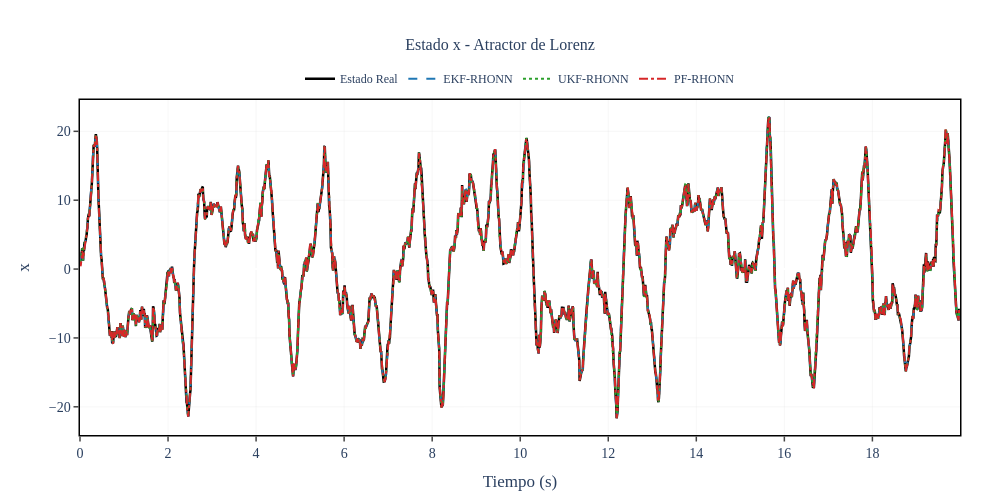
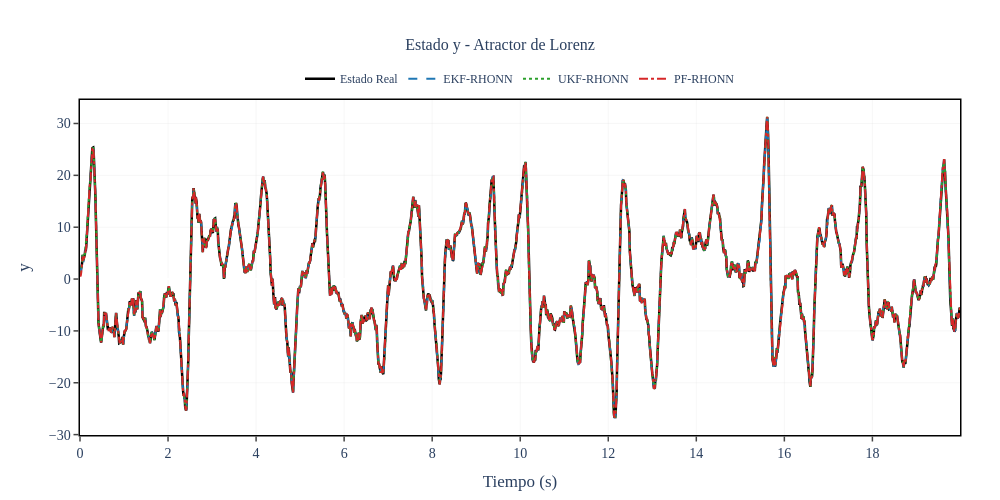
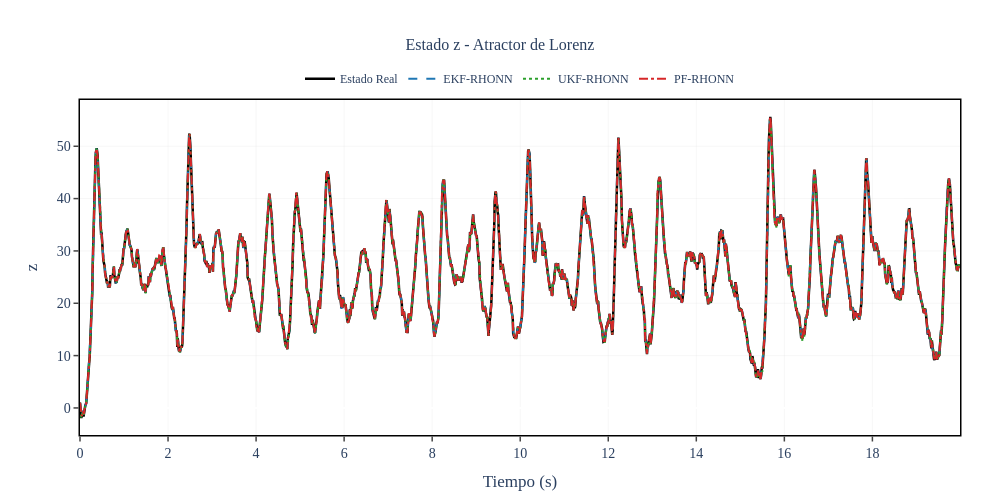
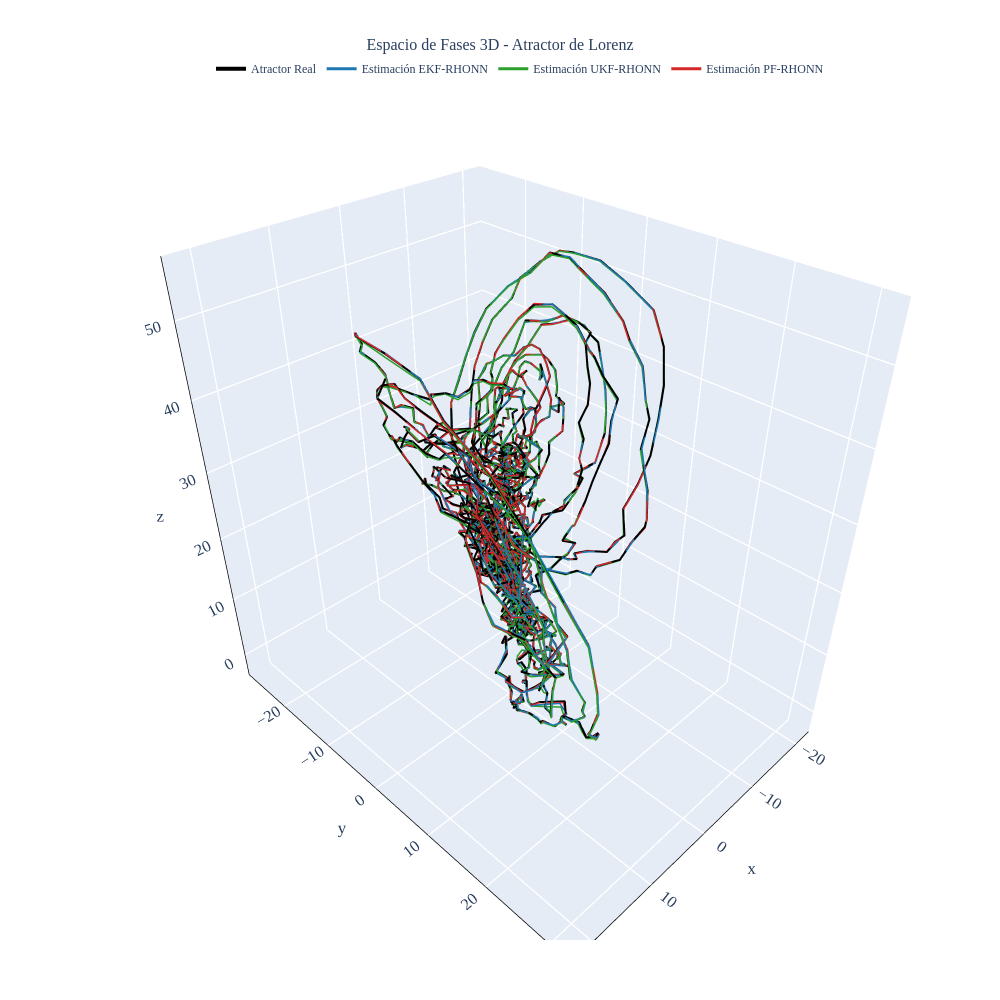

These figures' notebook cell, in order:
### Code cell
# ============================================================
    # 6) Visualización - Formato Tesis
    # ============================================================
    
    # Configuración de formato para tesis
    thesis_config = {
        'font_family': 'Computer Modern, serif',
        'font_size': 14,
        'title_font_size': 16,
        'legend_font_size': 12,
        'line_width_true': 2.5,
        'line_width_est': 2.0,
        'plot_width': 1000,
        'plot_height': 500,
        'grid_color': 'rgba(200, 200, 200, 0.3)',
        'grid_width': 0.5
    }
    
    # Cálculo de MSE por estado
    mse_x_ekf = np.mean((x_true[:, 0] - x_hat_ekf[:, 0])**2)
    mse_y_ekf = np.mean((x_true[:, 1] - x_hat_ekf[:, 1])**2)
    mse_z_ekf = np.mean((x_true[:, 2] - x_hat_ekf[:, 2])**2)
    mse_x_ukf = np.mean((x_true[:, 0] - x_hat_ukf[:, 0])**2)
    mse_y_ukf = np.mean((x_true[:, 1] - x_hat_ukf[:, 1])**2)
    mse_z_ukf = np.mean((x_true[:, 2] - x_hat_ukf[:, 2])**2)
    mse_x_pf = np.mean((x_true[:, 0] - x_hat_pf[:, 0])**2)
    mse_y_pf = np.mean((x_true[:, 1] - x_hat_pf[:, 1])**2)
    mse_z_pf = np.mean((x_true[:, 2] - x_hat_pf[:, 2])**2)
    
    mse_total_ekf = mse_x_ekf + mse_y_ekf + mse_z_ekf
    mse_total_ukf = mse_x_ukf + mse_y_ukf + mse_z_ukf
    mse_total_pf = mse_x_pf + mse_y_pf + mse_z_pf
    
    # Reporte MSE
    print("\n" + "="*70)
    print("🏆 MEJOR FILTRO: ", end="")
    mse_dict = {'EKF': mse_total_ekf, 'UKF': mse_total_ukf, 'PF': mse_total_pf}
    best_filter = min(mse_dict, key=mse_dict.get)
    print(f"{best_filter} (MSE total: {mse_dict[best_filter]:.6f})")
    print("="*70)
    
    print("\n--- Comparación de Desempeño (MSE) - Atractor de Lorenz ---")
    print(f"EKF MSE x:  {mse_x_ekf:.6f}")
    print(f"EKF MSE y:  {mse_y_ekf:.6f}")
    print(f"EKF MSE z:  {mse_z_ekf:.6f}")
    print(f"UKF MSE x:  {mse_x_ukf:.6f}")
    print(f"UKF MSE y:  {mse_y_ukf:.6f}")
    print(f"UKF MSE z:  {mse_z_ukf:.6f}")
    print(f"PF  MSE x:  {mse_x_pf:.6f}")
    print(f"PF  MSE y:  {mse_y_pf:.6f}")
    print(f"PF  MSE z:  {mse_z_pf:.6f}")
    
    # Gráficas individuales por estado
    states_info = [
        {'idx': 0, 'var': 'x', 'desc': '', 'y_label': 'x'},
        {'idx': 1, 'var': 'y', 'desc': '', 'y_label': 'y'},
        {'idx': 2, 'var': 'z', 'desc': '', 'y_label': 'z'}
    ]
    
    for state_info in states_info:
        i = state_info['idx']
        
        fig = go.Figure()
        
        # Estado real (línea negra gruesa)
        fig.add_trace(go.Scatter(
            x=t_history, y=x_true[:, i],
            mode='lines',
            name='Estado Real',
            line=dict(color='#000000', width=thesis_config['line_width_true']),
            showlegend=True
        ))
        
        # Estimación EKF
        fig.add_trace(go.Scatter(
            x=t_history, y=x_hat_ekf[:, i],
            mode='lines',
            name='EKF-RHONN',
            line=dict(color='#1f77b4', width=thesis_config['line_width_est'], dash='dash'),
            showlegend=True
        ))
        
        # Estimación UKF
        fig.add_trace(go.Scatter(
            x=t_history, y=x_hat_ukf[:, i],
            mode='lines',
            name='UKF-RHONN',
            line=dict(color='#2ca02c', width=thesis_config['line_width_est'], dash='dot'),
            showlegend=True
        ))
        
        # Estimación PF
        fig.add_trace(go.Scatter(
            x=t_history, y=x_hat_pf[:, i],
            mode='lines',
            name='PF-RHONN',
            line=dict(color='#d62728', width=thesis_config['line_width_est'], dash='dashdot'),
            showlegend=True
        ))
        
        fig.update_layout(
            title={
                'text': f'Estado {state_info["var"]}{state_info["desc"]} - Atractor de Lorenz',
                'x': 0.5,
                'xanchor': 'center',
                'font': {'size': thesis_config['title_font_size'], 'family': thesis_config['font_family']}
            },
            xaxis_title='Tiempo (s)',
            yaxis_title=state_info['y_label'],
            xaxis=dict(
                showgrid=True,
                gridcolor=thesis_config['grid_color'],
                gridwidth=thesis_config['grid_width'],
                showline=True,
                linewidth=1.5,
                linecolor='black',
                mirror=True,
                ticks='outside',
                tickwidth=1.5,
                ticklen=5
            ),
            yaxis=dict(
                showgrid=True,
                gridcolor=thesis_config['grid_color'],
                gridwidth=thesis_config['grid_width'],
                showline=True,
                linewidth=1.5,
                linecolor='black',
                mirror=True,
                ticks='outside',
                tickwidth=1.5,
                ticklen=5
            ),
            legend=dict(
                orientation='h',
                yanchor='bottom',
                y=1.02,
                xanchor='center',
                x=0.5,
                bgcolor='rgba(255, 255, 255, 0)',
                font=dict(size=thesis_config['legend_font_size'], family=thesis_config['font_family'])
            ),
            font=dict(size=thesis_config['font_size'], family=thesis_config['font_family']),
            plot_bgcolor='white',
            paper_bgcolor='white',
            width=thesis_config['plot_width'],
            height=thesis_config['plot_height'],
            margin=dict(l=80, r=40, t=100, b=60)
        )
        
        fig.show()
    
    # Espacio de fase 3D (Atractor de Lorenz)
    fig_phase = go.Figure()
    
    fig_phase.add_trace(go.Scatter3d(
        x=x_true[:, 0], y=x_true[:, 1], z=x_true[:, 2],
        mode='lines',
        name='Atractor Real',
        line=dict(color='#000000', width=4)
    ))
    
    fig_phase.add_trace(go.Scatter3d(
        x=x_hat_ekf[:, 0], y=x_hat_ekf[:, 1], z=x_hat_ekf[:, 2],
        mode='lines',
        name='Estimación EKF-RHONN',
        line=dict(color='#1f77b4', width=3)
    ))
    
    fig_phase.add_trace(go.Scatter3d(
        x=x_hat_ukf[:, 0], y=x_hat_ukf[:, 1], z=x_hat_ukf[:, 2],
        mode='lines',
        name='Estimación UKF-RHONN',
        line=dict(color='#2ca02c', width=3)
    ))
    
    fig_phase.add_trace(go.Scatter3d(
        x=x_hat_pf[:, 0], y=x_hat_pf[:, 1], z=x_hat_pf[:, 2],
        mode='lines',
        name='Estimación PF-RHONN',
        line=dict(color='#d62728', width=3)
    ))
    
    fig_phase.update_layout(
        title={
            'text': 'Espacio de Fases 3D - Atractor de Lorenz',
            'x': 0.5,
            'xanchor': 'center',
            'font': {'size': thesis_config['title_font_size'], 'family': thesis_config['font_family']}
        },
        scene=dict(
            xaxis_title='x',
            yaxis_title='y',
            zaxis_title='z',
            xaxis=dict(
                showgrid=True,
                gridcolor=thesis_config['grid_color'],
                showline=True,
                linewidth=1.5,
                linecolor='black'
            ),
            yaxis=dict(
                showgrid=True,
                gridcolor=thesis_config['grid_color'],
                showline=True,
                linewidth=1.5,
                linecolor='black'
            ),
            zaxis=dict(
                showgrid=True,
                gridcolor=thesis_config['grid_color'],
                showline=True,
                linewidth=1.5,
                linecolor='black'
            )
        ),
        legend=dict(
            orientation='h',
            yanchor='bottom',
            y=1.02,
            xanchor='center',
            x=0.5,
            bgcolor='rgba(255, 255, 255, 0)',
            font=dict(size=thesis_config['legend_font_size'], family=thesis_config['font_family'])
        ),
        font=dict(size=thesis_config['font_size'], family=thesis_config['font_family']),
        width=thesis_config['plot_width'],
        height=thesis_config['plot_width'],  # Aspecto cuadrado
        margin=dict(l=80, r=40, t=100, b=60)
    )
    
    fig_phase.show()
    
    # Gráfica de barras comparando MSE
    fig_mse = go.Figure()
    
    filters = ['EKF-RHONN', 'UKF-RHONN', 'PF-RHONN']
    
    fig_mse.add_trace(go.Bar(
        name='Estado x',
        x=filters,
        y=[mse_x_ekf, mse_x_ukf, mse_x_pf],
        marker_color='#636EFA',
        text=[f'{mse_x_ekf:.2e}', f'{mse_x_ukf:.2e}', f'{mse_x_pf:.2e}'],
        textposition='outside'
    ))
    
    fig_mse.add_trace(go.Bar(
        name='Estado y',
        x=filters,
        y=[mse_y_ekf, mse_y_ukf, mse_y_pf],
        marker_color='#EF553B',
        text=[f'{mse_y_ekf:.2e}', f'{mse_y_ukf:.2e}', f'{mse_y_pf:.2e}'],
        textposition='outside'
    ))
    
    fig_mse.add_trace(go.Bar(
        name='Estado z',
        x=filters,
        y=[mse_z_ekf, mse_z_ukf, mse_z_pf],
        marker_color='#00CC96',
        text=[f'{mse_z_ekf:.2e}', f'{mse_z_ukf:.2e}', f'{mse_z_pf:.2e}'],
        textposition='outside'
    ))
    
    fig_mse.update_layout(
        title={
            'text': 'Comparación de Error Cuadrático Medio (MSE)',
            'x': 0.5,
            'xanchor': 'center',
            'font': {'size': thesis_config['title_font_size'], 'family': thesis_config['font_family']}
        },
        xaxis_title='Tipo de Filtro',
        yaxis_title='Error Cuadrático Medio (MSE)',
        yaxis=dict(
            type='log',
            showgrid=True,
            gridcolor=thesis_config['grid_color'],
            gridwidth=thesis_config['grid_width'],
            showline=True,
            linewidth=1.5,
            linecolor='black',
            mirror=True,
            ticks='outside',
            tickwidth=1.5,
            ticklen=5
        ),
        xaxis=dict(
            showline=True,
            linewidth=1.5,
            linecolor='black',
            mirror=True,
            ticks='outside',
            tickwidth=1.5,
            ticklen=5
        ),
        legend=dict(
            x=0.02,
            y=0.98,
            xanchor='left',
            yanchor='top',
            bgcolor='rgba(255, 255, 255, 0.9)',
            bordercolor='black',
            borderwidth=1,
            font=dict(size=thesis_config['legend_font_size'], family=thesis_config['font_family'])
        ),
        barmode='group',
        font=dict(size=thesis_config['font_size'], family=thesis_config['font_family']),
        plot_bgcolor='white',
        paper_bgcolor='white',
        width=thesis_config['plot_width'],
        height=thesis_config['plot_height'],
        margin=dict(l=80, r=40, t=80, b=60)
    )
    
    fig_mse.show()

### Figure 1 — Plotly figure (JSON) as saved in the notebook; plotly's stock layout.template omitted (floating-point values rounded to 4 significant figures; data arrays with more than 128 entries replaced by an {"elided": "..."} marker saying what was removed)
{"data": [{"line": {"color": "#000000", "width": 2.5}, "mode": "lines", "name": "Estado Real", "showlegend": true, "type": "scatter", "x": {"elided": "2000 float values"}, "y": {"elided": "2000 float values"}}, {"line": {"color": "#1f77b4", "dash": "dash", "width": 2}, "mode": "lines", "name": "EKF-RHONN", "showlegend": true, "type": "scatter", "x": {"elided": "2000 float values"}, "y": {"elided": "2000 float values"}}, {"line": {"color": "#2ca02c", "dash": "dot", "width": 2}, "mode": "lines", "name": "UKF-RHONN", "showlegend": true, "type": "scatter", "x": {"elided": "2000 float values"}, "y": {"elided": "2000 float values"}}, {"line": {"color": "#d62728", "dash": "dashdot", "width": 2}, "mode": "lines", "name": "PF-RHONN", "showlegend": true, "type": "scatter", "x": {"elided": "2000 float values"}, "y": {"elided": "2000 float values"}}], "layout": {"font": {"family": "Computer Modern, serif", "size": 14}, "height": 500, "legend": {"bgcolor": "rgba(255, 255, 255, 0)", "font": {"family": "Computer Modern, serif", "size": 12}, "orientation": "h", "x": 0.5, "xanchor": "center", "y": 1.02, "yanchor": "bottom"}, "margin": {"b": 60, "l": 80, "r": 40, "t": 100}, "paper_bgcolor": "white", "plot_bgcolor": "white", "title": {"font": {"family": "Computer Modern, serif", "size": 16}, "text": "Estado x - Atractor de Lorenz", "x": 0.5, "xanchor": "center"}, "width": 1000, "xaxis": {"gridcolor": "rgba(200, 200, 200, 0.3)", "gridwidth": 0.5, "linecolor": "black", "linewidth": 1.5, "mirror": true, "showgrid": true, "showline": true, "ticklen": 5, "ticks": "outside", "tickwidth": 1.5, "title": {"text": "Tiempo (s)"}}, "yaxis": {"gridcolor": "rgba(200, 200, 200, 0.3)", "gridwidth": 0.5, "linecolor": "black", "linewidth": 1.5, "mirror": true, "showgrid": true, "showline": true, "ticklen": 5, "ticks": "outside", "tickwidth": 1.5, "title": {"text": "x"}}}}

### Figure 2 — Plotly figure (JSON) as saved in the notebook; plotly's stock layout.template omitted (floating-point values rounded to 4 significant figures; data arrays with more than 128 entries replaced by an {"elided": "..."} marker saying what was removed)
{"data": [{"line": {"color": "#000000", "width": 2.5}, "mode": "lines", "name": "Estado Real", "showlegend": true, "type": "scatter", "x": {"elided": "2000 float values"}, "y": {"elided": "2000 float values"}}, {"line": {"color": "#1f77b4", "dash": "dash", "width": 2}, "mode": "lines", "name": "EKF-RHONN", "showlegend": true, "type": "scatter", "x": {"elided": "2000 float values"}, "y": {"elided": "2000 float values"}}, {"line": {"color": "#2ca02c", "dash": "dot", "width": 2}, "mode": "lines", "name": "UKF-RHONN", "showlegend": true, "type": "scatter", "x": {"elided": "2000 float values"}, "y": {"elided": "2000 float values"}}, {"line": {"color": "#d62728", "dash": "dashdot", "width": 2}, "mode": "lines", "name": "PF-RHONN", "showlegend": true, "type": "scatter", "x": {"elided": "2000 float values"}, "y": {"elided": "2000 float values"}}], "layout": {"font": {"family": "Computer Modern, serif", "size": 14}, "height": 500, "legend": {"bgcolor": "rgba(255, 255, 255, 0)", "font": {"family": "Computer Modern, serif", "size": 12}, "orientation": "h", "x": 0.5, "xanchor": "center", "y": 1.02, "yanchor": "bottom"}, "margin": {"b": 60, "l": 80, "r": 40, "t": 100}, "paper_bgcolor": "white", "plot_bgcolor": "white", "title": {"font": {"family": "Computer Modern, serif", "size": 16}, "text": "Estado y - Atractor de Lorenz", "x": 0.5, "xanchor": "center"}, "width": 1000, "xaxis": {"gridcolor": "rgba(200, 200, 200, 0.3)", "gridwidth": 0.5, "linecolor": "black", "linewidth": 1.5, "mirror": true, "showgrid": true, "showline": true, "ticklen": 5, "ticks": "outside", "tickwidth": 1.5, "title": {"text": "Tiempo (s)"}}, "yaxis": {"gridcolor": "rgba(200, 200, 200, 0.3)", "gridwidth": 0.5, "linecolor": "black", "linewidth": 1.5, "mirror": true, "showgrid": true, "showline": true, "ticklen": 5, "ticks": "outside", "tickwidth": 1.5, "title": {"text": "y"}}}}

### Figure 3 — Plotly figure (JSON) as saved in the notebook; plotly's stock layout.template omitted (floating-point values rounded to 4 significant figures; data arrays with more than 128 entries replaced by an {"elided": "..."} marker saying what was removed)
{"data": [{"line": {"color": "#000000", "width": 2.5}, "mode": "lines", "name": "Estado Real", "showlegend": true, "type": "scatter", "x": {"elided": "2000 float values"}, "y": {"elided": "2000 float values"}}, {"line": {"color": "#1f77b4", "dash": "dash", "width": 2}, "mode": "lines", "name": "EKF-RHONN", "showlegend": true, "type": "scatter", "x": {"elided": "2000 float values"}, "y": {"elided": "2000 float values"}}, {"line": {"color": "#2ca02c", "dash": "dot", "width": 2}, "mode": "lines", "name": "UKF-RHONN", "showlegend": true, "type": "scatter", "x": {"elided": "2000 float values"}, "y": {"elided": "2000 float values"}}, {"line": {"color": "#d62728", "dash": "dashdot", "width": 2}, "mode": "lines", "name": "PF-RHONN", "showlegend": true, "type": "scatter", "x": {"elided": "2000 float values"}, "y": {"elided": "2000 float values"}}], "layout": {"font": {"family": "Computer Modern, serif", "size": 14}, "height": 500, "legend": {"bgcolor": "rgba(255, 255, 255, 0)", "font": {"family": "Computer Modern, serif", "size": 12}, "orientation": "h", "x": 0.5, "xanchor": "center", "y": 1.02, "yanchor": "bottom"}, "margin": {"b": 60, "l": 80, "r": 40, "t": 100}, "paper_bgcolor": "white", "plot_bgcolor": "white", "title": {"font": {"family": "Computer Modern, serif", "size": 16}, "text": "Estado z - Atractor de Lorenz", "x": 0.5, "xanchor": "center"}, "width": 1000, "xaxis": {"gridcolor": "rgba(200, 200, 200, 0.3)", "gridwidth": 0.5, "linecolor": "black", "linewidth": 1.5, "mirror": true, "showgrid": true, "showline": true, "ticklen": 5, "ticks": "outside", "tickwidth": 1.5, "title": {"text": "Tiempo (s)"}}, "yaxis": {"gridcolor": "rgba(200, 200, 200, 0.3)", "gridwidth": 0.5, "linecolor": "black", "linewidth": 1.5, "mirror": true, "showgrid": true, "showline": true, "ticklen": 5, "ticks": "outside", "tickwidth": 1.5, "title": {"text": "z"}}}}

### Figure 4 — Plotly figure (JSON) as saved in the notebook; plotly's stock layout.template omitted (floating-point values rounded to 4 significant figures; data arrays with more than 128 entries replaced by an {"elided": "..."} marker saying what was removed)
{"data": [{"line": {"color": "#000000", "width": 4}, "mode": "lines", "name": "Atractor Real", "type": "scatter3d", "x": {"elided": "2000 float values"}, "y": {"elided": "2000 float values"}, "z": {"elided": "2000 float values"}}, {"line": {"color": "#1f77b4", "width": 3}, "mode": "lines", "name": "Estimación EKF-RHONN", "type": "scatter3d", "x": {"elided": "2000 float values"}, "y": {"elided": "2000 float values"}, "z": {"elided": "2000 float values"}}, {"line": {"color": "#2ca02c", "width": 3}, "mode": "lines", "name": "Estimación UKF-RHONN", "type": "scatter3d", "x": {"elided": "2000 float values"}, "y": {"elided": "2000 float values"}, "z": {"elided": "2000 float values"}}, {"line": {"color": "#d62728", "width": 3}, "mode": "lines", "name": "Estimación PF-RHONN", "type": "scatter3d", "x": {"elided": "2000 float values"}, "y": {"elided": "2000 float values"}, "z": {"elided": "2000 float values"}}], "layout": {"font": {"family": "Computer Modern, serif", "size": 14}, "height": 1000, "legend": {"bgcolor": "rgba(255, 255, 255, 0)", "font": {"family": "Computer Modern, serif", "size": 12}, "orientation": "h", "x": 0.5, "xanchor": "center", "y": 1.02, "yanchor": "bottom"}, "margin": {"b": 60, "l": 80, "r": 40, "t": 100}, "scene": {"xaxis": {"gridcolor": "rgba(200, 200, 200, 0.3)", "linecolor": "black", "linewidth": 1.5, "showgrid": true, "showline": true, "title": {"text": "x"}}, "yaxis": {"gridcolor": "rgba(200, 200, 200, 0.3)", "linecolor": "black", "linewidth": 1.5, "showgrid": true, "showline": true, "title": {"text": "y"}}, "zaxis": {"gridcolor": "rgba(200, 200, 200, 0.3)", "linecolor": "black", "linewidth": 1.5, "showgrid": true, "showline": true, "title": {"text": "z"}}}, "title": {"font": {"family": "Computer Modern, serif", "size": 16}, "text": "Espacio de Fases 3D - Atractor de Lorenz", "x": 0.5, "xanchor": "center"}, "width": 1000}}
